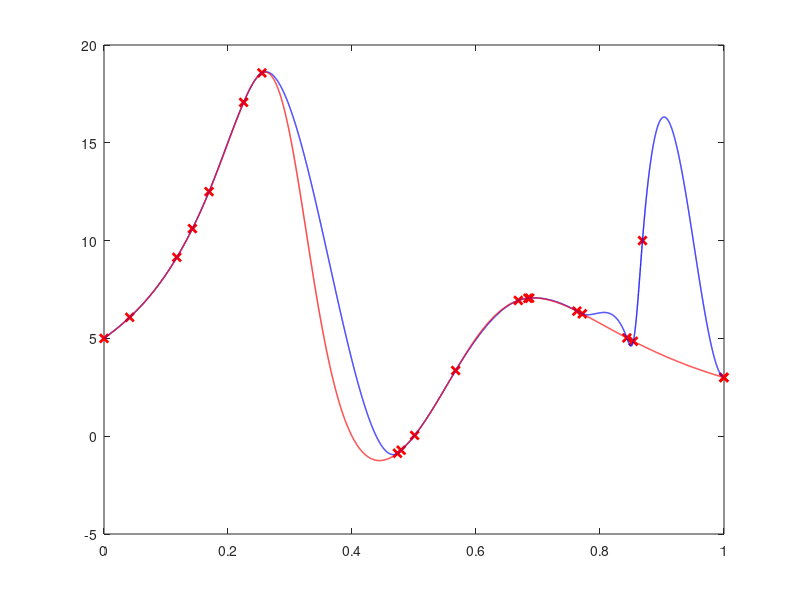

The MATLAB script that drew this image:
n = 20;
x = [0, sort(rand(n-1,1))', 1];
f = @(x)real(1./(x-(.3+.1*1i))./(x-(.6-.2*1i)));
figure(1); clf;
plot(x,f(x),'rx','linewidth',2)
set(gca,'fontsize',16)

%%
h = x(2:n+1) - x(1:n);   % h_1 through h_N
inth = h(2:n-1);            % h_2 through h_N-1
sumh = h(1:n-1) + h(2:n);
A = diag(2*sumh) + diag(inth,-1) + diag(inth,1);
ff = f(x);

if (1),     % perturbation test
    ff(end-2) = 10;
    figure(1); clf; plot(x,ff,'rx','linewidth',2)
end

df = (ff(2:n+1) - ff(1:n))./h;       
b = 6*(df(2:n) - df(1:n-1))';
sigma = A \ b;

alpha = ff(2:n+1)./h - h.*[sigma' 0]/6;
beta = ff(1:n)./h - h.*[0 sigma']/6;

dx = 1/1e4;
xx = dx:dx:1-dx;
s = zeros(length(xx),1);
sigma = [0 sigma' 0];   % sigma(j+1) is old sigma(j)
for k = 1:length(xx)
    j = sum(xx(k)>x);
    hj = h(j);
    s(k) = (x(j+1)-xx(k))^3/(6*hj)*sigma(j) + ...
        (xx(k)-x(j))^3/(6*hj)*sigma(j+1) + ...
        alpha(j)*(xx(k)-x(j)) + beta(j)*(x(j+1)-xx(k));
end
figure(1); hold on;
plot(xx,s,'b-','linewidth',1);

%% 
plot(xx,f(xx),'r-','linewidth',1);
